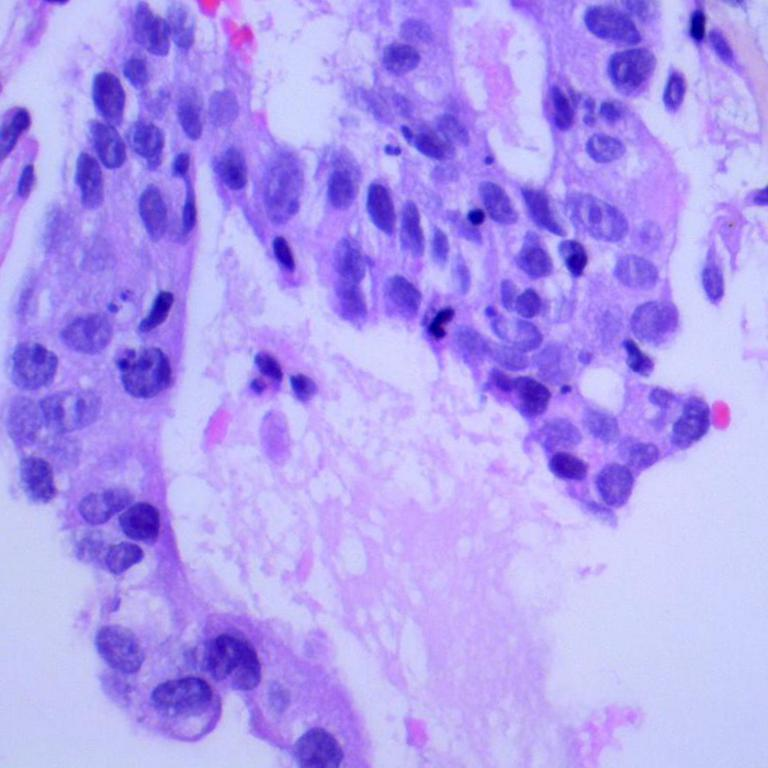
#> input picture pc_per 10/lungaca1002.jpeg, 768 x 768 px
$ python tugas_sobel.py
#> lines starting #> are read from the running program, lines starting #| are printed output that depends on the picture; after the words box and inside, x2 and y2 are one past the last pixel; in counts of white or black regions, pixels touching at a corner belong together
import numpy as np
import cv2
import matplotlib.pyplot as plt
from PIL import Image

# 1. Fungsi Konvolusi Manual (Persyaratan 12) [cite: 658]
def convolve2d_manual(image, kernel):
    # Padding reflect untuk border handling [cite: 682]
    h, w = image.shape
    padded = np.pad(image, 1, mode='reflect')
    output = np.zeros_like(image, dtype=np.float64)

    for y in range(h):
        for x in range(w):
            # Ambil window 3x3
            window = padded[y:y+3, x:x+3]
            # Operasi perkalian elemen dan jumlahkan
            output[y, x] = np.sum(window * kernel)
    return output

def sobel_from_scratch(image_path):
    # 2. Load gambar dan konversi ke Grayscale (Persyaratan 11)
#> called with image_path = 'lungaca1002.jpeg'
    img_raw = Image.open(image_path).convert('L')
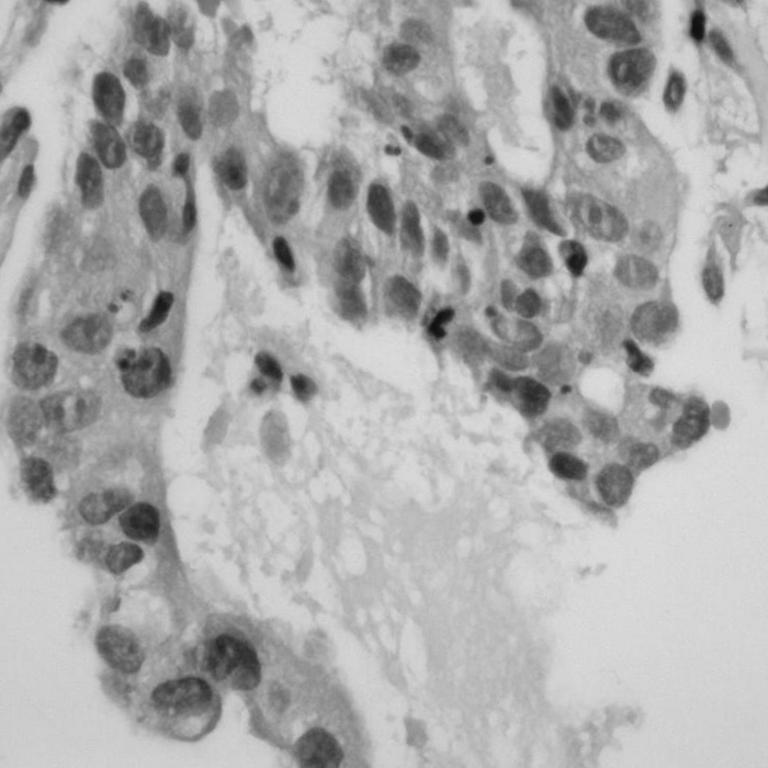
#> img_raw: PIL image 768x768 L; min 16, max 222, mean 171.7
    img = np.array(img_raw, dtype=np.float64)

    # 3. Definisi Kernel Sobel Gx dan Gy (Persyaratan 13)
    Kx = np.array([[-1, 0, 1], [-2, 0, 2], [-1, 0, 1]], dtype=np.float64)
    Ky = np.array([[-1, -2, -1], [ 0,  0,  0], [ 1,  2,  1]], dtype=np.float64)

    # 4. Proses Konvolusi [cite: 695]
    Gx = convolve2d_manual(img, Kx)
#> after the loop in convolve2d_manual, `for y in range(h):`:
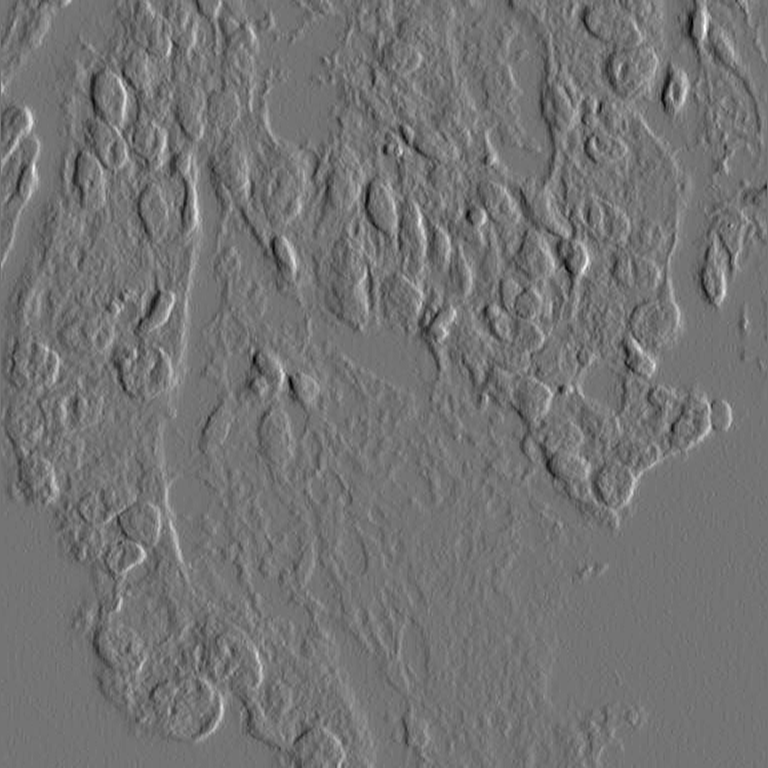
#> output: shape (768, 768) float64; min -238, max 285, mean 0.1; drawn with min black and max white
    Gy = convolve2d_manual(img, Ky)
#> after the loop in convolve2d_manual (call 2), `for y in range(h):`:
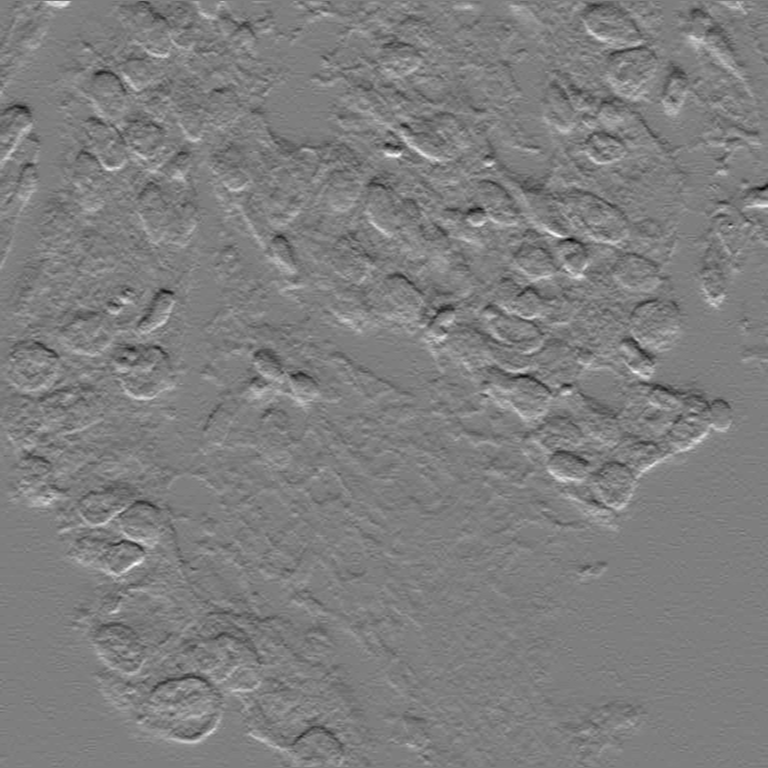
#> output: shape (768, 768) float64; min -234, max 237, mean 0.3; drawn with min black and max white

    # 5. Hitung Magnitude dan Arah (Persyaratan 14)
    magnitude = np.sqrt(Gx**2 + Gy**2)
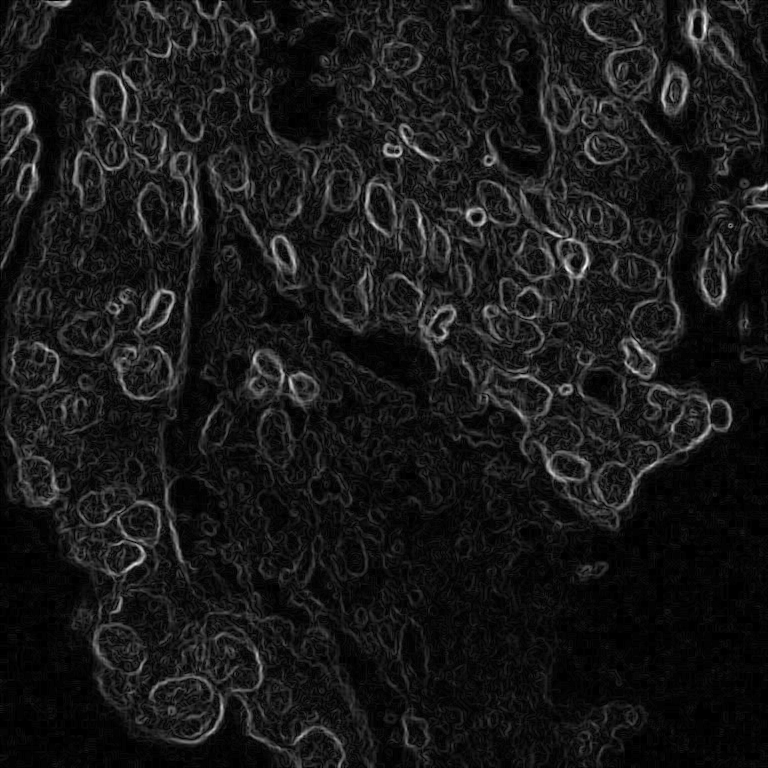
#> magnitude: shape (768, 768) float64; min 0, max 295.2, mean 28.7; drawn with min black and max white
    # Normalisasi ke 0-255
    magnitude = (magnitude / magnitude.max()) * 255

    angle = np.arctan2(Gy, Gx) * (180 / np.pi) # Dalam derajat
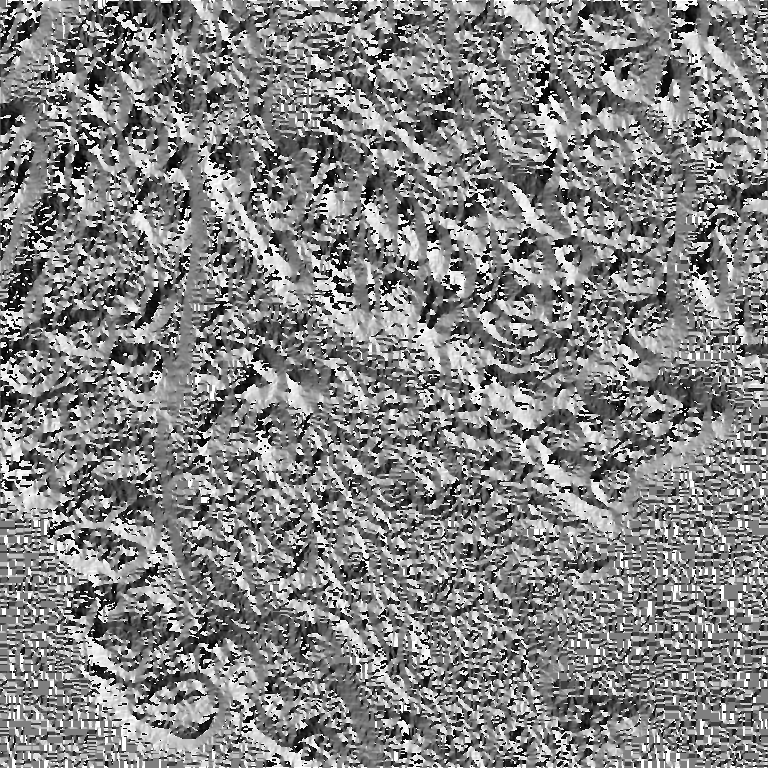
#> angle: shape (768, 768) float64; min -179.7, max 180, mean 6; drawn with min black and max white

    # 6. Thresholding (Persyaratan 15) [cite: 701]
    threshold_val = 50
    result = np.where(magnitude > threshold_val, 255, 0).astype(np.uint8)
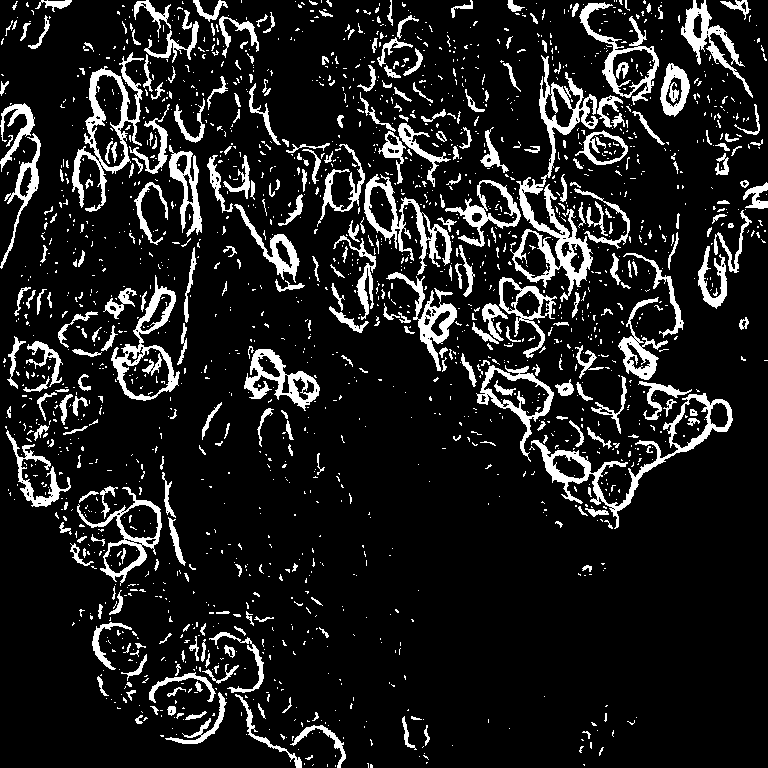
#> result: shape (768, 768); 12.3% white; 1924 white regions (1582 under 20 px), largest, box (x1, y1, x2, y2) and area: (510, 55, 598, 302) 4549, (531, 393, 733, 529) 3118, (72, 52, 144, 212) 2569

    return img, Gx, Gy, magnitude, angle, result

# --- Main Program ---
IMAGE_PATH = 'lungaca1002.jpeg' # Pastikan file ini satu folder dengan script
img_gray, gx, gy, mag, ang, thresh = sobel_from_scratch(IMAGE_PATH)

# Visualisasi (Persyaratan 15) [cite: 661]
fig, axes = plt.subplots(2, 3, figsize=(15, 10))
axes[0,0].imshow(img_gray, cmap='gray'); axes[0,0].set_title('Original Grayscale')
axes[0,1].imshow(np.abs(gx), cmap='gray'); axes[0,1].set_title('Sobel X (Gx)')
axes[0,2].imshow(np.abs(gy), cmap='gray'); axes[0,2].set_title('Sobel Y (Gy)')
axes[1,0].imshow(mag, cmap='gray'); axes[1,0].set_title('Sobel Magnitude')
axes[1,1].imshow(ang, cmap='hsv'); axes[1,1].set_title('Direction Map')
axes[1,2].imshow(thresh, cmap='gray'); axes[1,2].set_title('Thresholded (50)')

plt.tight_layout()
plt.show()
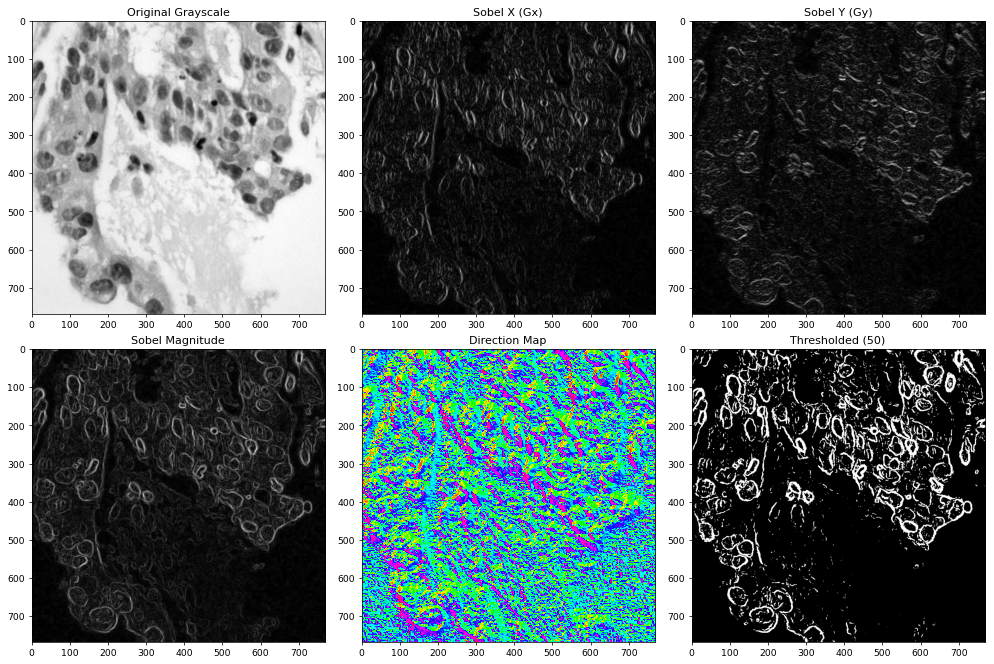
#> figure drawn by matplotlib, 6 panels
